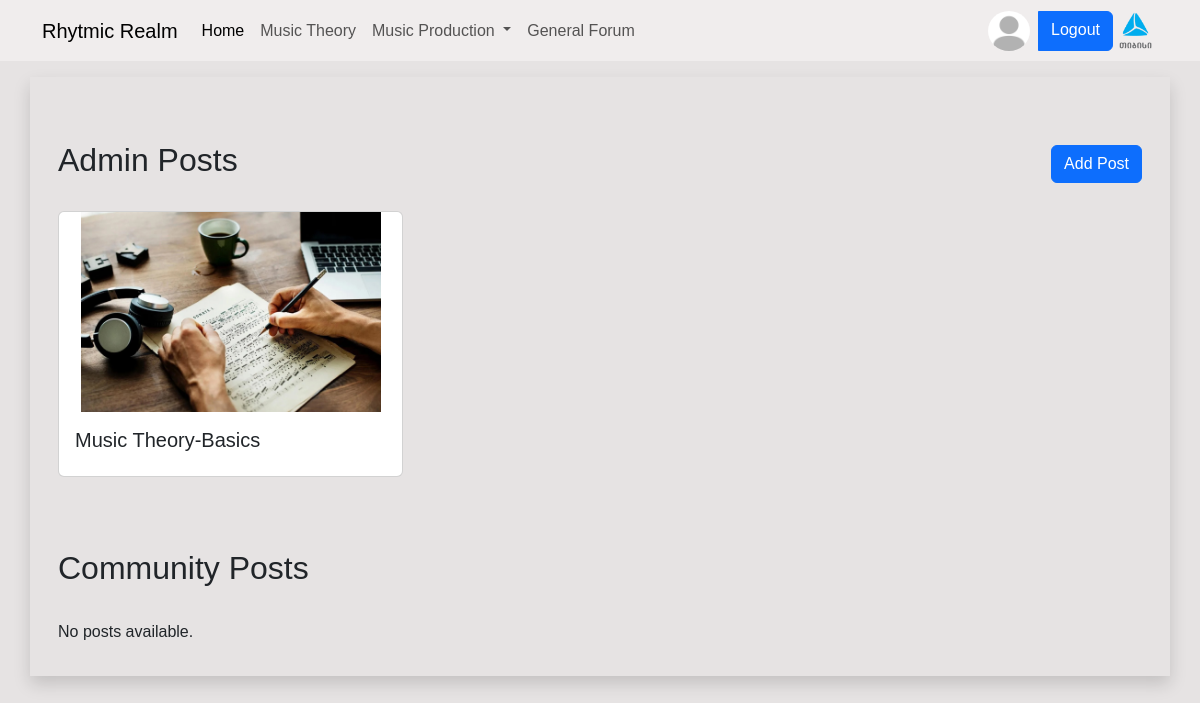
Screenshot of /music_theory (signed in) with the database file from the repository.
### models.py (models this page shows, shortened)
class Base_Model():
    def add(self):
        db.session.add(self)
        db.session.commit()

class User(db.Model, UserMixin, Base_Model):
    __tablename__ = "users"
    id = db.Column(db.Integer(), primary_key=True)
    username = db.Column(db.String())
    password = db.Column(db.String())
    prof_pic = db.Column(db.String(), default="default_prof_pic.jpg")
    role = db.Column(db.String())

class Post(db.Model, Base_Model):
    __tablename__ = "posts"
    id = db.Column(db.Integer(), primary_key=True)
    title = db.Column(db.String())
    post = db.Column(db.String(), nullable=False)
    image = db.Column(db.String(), nullable=True)
    user_id = db.Column(db.Integer(), db.ForeignKey("users.id"))
    post_type=db.Column(db.String(), nullable=False)

### routes.py (the view)
@app.route('/music_theory')
@login_required
def music_theory():
    admin_posts = Post.query.join(User).filter(Post.post_type == "theory", User.role == "Admin").all()
    comun_posts = Post.query.join(User).filter(Post.post_type == "theory", User.role == "Guest").all()
    return render_template('music_theory.html', admin_posts=admin_posts, comun_posts=comun_posts)

### models.py (called while the page is built)
@login_manager.user_loader
def load_user(user_id):
        return User.query.get(user_id)

### routes.py (called while the page is built)
@app.context_processor
def inject_user_id():
    user_id = current_user.id if current_user.is_authenticated else None
    return dict(user_id=user_id)

### templates/music_theory.html (shortened to what this page needs)
{% extends "base.html" %}
{% block body %}
<div class="container mt-5">
  <div class="d-flex justify-content-between align-items-center mb-4">
    <h2>Admin Posts</h2>
    {% if current_user.role == "Admin" %}
    <a href="/makepost"><button class="btn btn-primary">Add Post</button></a>
    {% endif %}
  </div>
  <div class="row">
    {% if admin_posts %}
    {% for admin_post in admin_posts %}
    <div class="col-md-4 mb-4">
      <a style="text-decoration:none;" href="/post/{{ admin_post.id }}">
        <div class="card">
          {% if admin_post.image %}
          <img src="/static/Images/{{ admin_post.image }}" class="card-img-top img-fluid" alt="Admin Post Image"
            style="max-height: 200px; object-fit: contain;">
          {% else %}
          <img src="/static/Images/default_post_pic.png" class="card-img-top img-fluid" alt="Default Post Image"
            style="max-height: 200px; object-fit: contain;">
          {% endif %}
          <div class="card-body">
            <h5 class="card-title">{{ admin_post.title }}</h5>
          </div>
        </div>
      </a>
    </div>
    {% endfor %}
    {% else %}
    <p>No posts available.</p>
    {% endif %}
  </div>
  <div class="d-flex justify-content-between align-items-center mb-4 mt-5">
    <h2>Community Posts</h2>
  </div>
  <div class="row">
    {% if comun_posts %}
    {% for comun_post in comun_posts %}
    <div class="col-md-4 mb-4">
      <a style="text-decoration:none;" href="/post/{{ comun_post.id }}">
        <div class="card">
          {% if comun_post.image %}
          <img src="/static/Images/{{ comun_post.image }}" class="card-img-top img-fluid" alt="Admin Post Image"
            style="max-height: 200px; object-fit: contain;">
          {% else %}
          <img src="/static/Images/default_post_pic.png" class="card-img-top img-fluid" alt="Default Post Image"
            style="max-height: 200px; object-fit: contain;">
          {% endif %}
          <div class="card-body">
            <h5 class="card-title">{{ comun_post.title }}</h5>
          </div>
        </div>
      </a>
    </div>
    {% endfor %}
    {% else %}
    <p>No posts available.</p>
    {% endif %}
  </div>
</div>
{% endblock %}

### templates/navbar.html (shortened to what this page needs)
<nav class="navbar navbar-expand-md bg-lavender my-font">
    <div class="container-md">
        <a class="navbar-brand cambria.font " href="/">Rhytmic Realm</a>
        <div class="collapse navbar-collapse" id="navbarSupportedContent">
            <ul class="navbar-nav me-auto mb-2 mb-lg-0">
                <li class="nav-item">
                    <a class="nav-link active" aria-current="page" href="/">Home</a>
                </li>
                <li class="nav-item">
                    <a class="nav-link" href="/music_theory">Music Theory</a>
                </li>
                <li class="nav-item dropdown">
                    <a class="nav-link dropdown-toggle" href="#" role="button" data-bs-toggle="dropdown"
                       aria-expanded="false">
                        Music Production
                    </a>
                </li>
                  <li class="nav-item">
                    <a class="nav-link" href="/forum"> General Forum </a>
                </li>
            </ul>
            <div class="btn-group">
                {% if current_user.is_authenticated %}
                <a href="{{ url_for('profile', user_id=user_id) }}" class="nav-link">
                    <img src="/static/Images/{{ current_user.prof_pic }}" class="rounded-circle" alt="Profile" style="width: 42px; height: 40px;">
                </a>
                <a href="/logout" class="btn btn-primary ms-2">Logout</a>
                {% else %}
                <a href="/login" class="btn btn-primary" aria-current="page">Login</a>
                <a href="/register" class="btn btn-primary">Register</a>
                {% endif %}
            </div>
            <a href="https://www.tbceducation.ge/"> <img src="{{ url_for('static', filename='images/tbc-logo.png') }}" height="45">  </a>
        </div>
    </div>
</nav>

### static/styles.css (style rules this page uses)
.bg-lavender { background-color: #f0eded; }
.bg-web { background-color: #e6e3e3; }
.my-font { font-family: Futura, Trebuchet MS, Arial, sans-serif; }

### rows the page displays
User: prof_pic (placeholder picture)
Post: image (picture), title "Music Theory-Basics"
